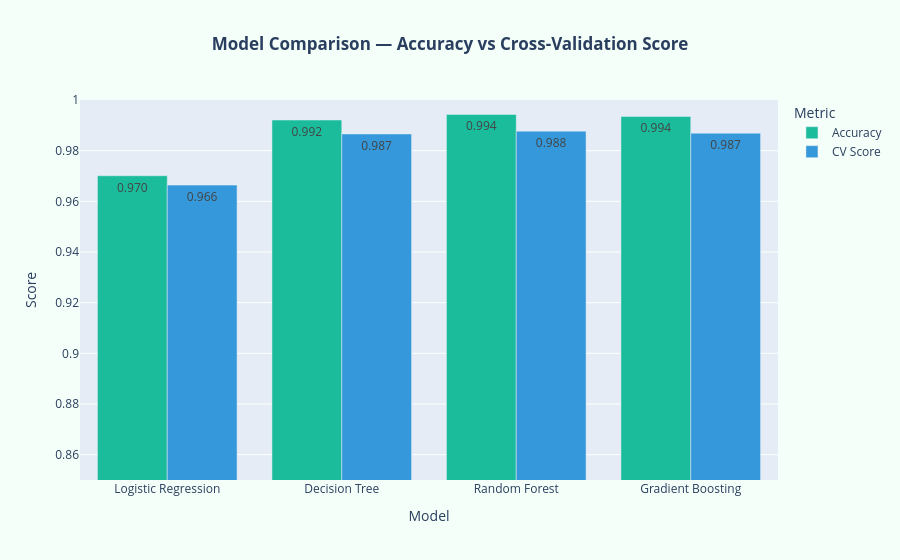

Source (notebook cell):
### Code cell
# ---------- Model Comparison Bar Chart ----------
res_df = pd.DataFrame({
    'Model': list(results.keys()),
    'Accuracy': [v['Accuracy'] for v in results.values()],
    'CV Score': [v['CV Score'] for v in results.values()]
})

fig = px.bar(res_df.melt(id_vars='Model', var_name='Metric', value_name='Score'),
             x='Model', y='Score', color='Metric', barmode='group',
             text_auto='.3f',
             title='<b>Model Comparison — Accuracy vs Cross-Validation Score</b>',
             color_discrete_sequence=['#1ABC9C', '#3498DB'])
fig.update_layout(title_x=0.5, yaxis_range=[0.85, 1.0], paper_bgcolor='#F5FFF9')
fig.show()

### Figure 1 — Plotly figure (JSON) as saved in the notebook; plotly's stock layout.template omitted (floating-point values rounded to 4 significant figures)
{"data": [{"alignmentgroup": "True", "hovertemplate": "Metric=Accuracy<br>Model=%{x}<br>Score=%{y}<extra></extra>", "legendgroup": "Accuracy", "marker": {"color": "#1ABC9C", "pattern": {"shape": ""}}, "name": "Accuracy", "offsetgroup": "Accuracy", "orientation": "v", "showlegend": true, "textposition": "auto", "texttemplate": "%{y:.3f}", "type": "bar", "x": ["Logistic Regression", "Decision Tree", "Random Forest", "Gradient Boosting"], "xaxis": "x", "y": [0.9701, 0.9921, 0.9943, 0.9935], "yaxis": "y"}, {"alignmentgroup": "True", "hovertemplate": "Metric=CV Score<br>Model=%{x}<br>Score=%{y}<extra></extra>", "legendgroup": "CV Score", "marker": {"color": "#3498DB", "pattern": {"shape": ""}}, "name": "CV Score", "offsetgroup": "CV Score", "orientation": "v", "showlegend": true, "textposition": "auto", "texttemplate": "%{y:.3f}", "type": "bar", "x": ["Logistic Regression", "Decision Tree", "Random Forest", "Gradient Boosting"], "xaxis": "x", "y": [0.9664, 0.9866, 0.9877, 0.9869], "yaxis": "y"}], "layout": {"barmode": "group", "legend": {"title": {"text": "Metric"}, "tracegroupgap": 0}, "paper_bgcolor": "#F5FFF9", "title": {"text": "<b>Model Comparison — Accuracy vs Cross-Validation Score</b>", "x": 0.5}, "xaxis": {"anchor": "y", "domain": [0, 1], "title": {"text": "Model"}}, "yaxis": {"anchor": "x", "domain": [0, 1], "range": [0.85, 1], "title": {"text": "Score"}}}}
